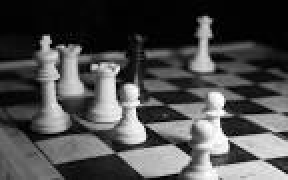
#> input picture imgs/HT.jpg, 144 x 90 px, found by its file name (shown 2 times larger)
$ python HoughTransformP.py
#> lines starting #> are read from the running program, lines starting #| are printed output that depends on the picture; after the words box and inside, x2 and y2 are one past the last pixel; in counts of white or black regions, pixels touching at a corner belong together
import cv2
import numpy as np

img = cv2.imread('D:\Git\Private\ImageProcessingProject\imgs\HT.jpg')
#> img is the input picture: shape (90, 144, 3); min 0, max 255, mean 77
gray = cv2.cvtColor(img,cv2.COLOR_BGR2GRAY)
edges = cv2.Canny(gray,50,150,apertureSize = 3)
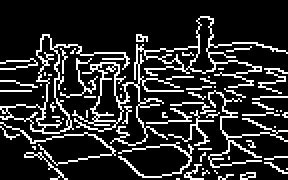
#> edges: shape (90, 144) (shown 2 times larger); 16.9% white in thin lines or dots
minLineLength = 100
maxLineGap = 10
lines = cv2.HoughLines(edges,1,np.pi/180,100,minLineLength,maxLineGap)
#> lines = None
#> (the run stopped early here; a loop or call above may not have finished)

$ run again, with imgs/1.jpg copied over imgs/HT.jpg
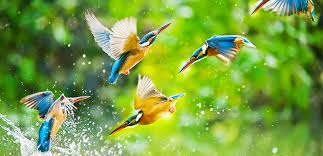
#> input picture imgs/1.jpg, 323 x 156 px, found by its file name
#> img is the input picture: shape (156, 323, 3); mean B, G, R 65.9, 160.8, 121.9
#> `gray = cv2.cvtColor(img,cv2.COLOR_BGR2GRAY)`:
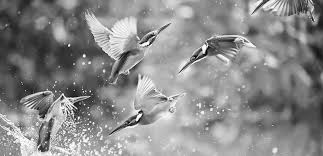
#> gray: shape (156, 323); min 2, max 255, mean 138.4
#> `edges = cv2.Canny(gray,50,150,apertureSize = 3)`:
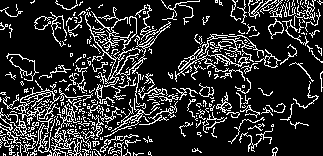
#> edges: shape (156, 323); 17.8% white in thin lines or dots
#> lines = 44 rows, first 8: [129, 1.15], [150, 1.05], [126, 1.19], [128, 1.17], [138, 1.17], [123, 1.19], [130, 1.22], [124, 1.5]

$ run again, with imgs/Tiger.jpg copied over imgs/HT.jpg
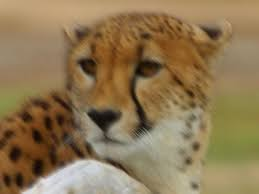
#> input picture imgs/Tiger.jpg, 259 x 194 px, found by its file name
#> img is the input picture: shape (194, 259, 3); mean B, G, R 82.9, 119.2, 142
#> `gray = cv2.cvtColor(img,cv2.COLOR_BGR2GRAY)`:
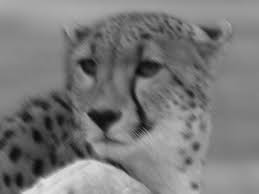
#> gray: shape (194, 259); min 8, max 228, mean 121.9
#> `edges = cv2.Canny(gray,50,150,apertureSize = 3)`:
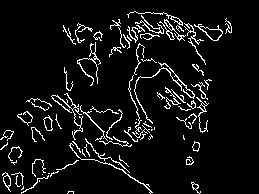
#> edges: shape (194, 259); 6.8% white in thin lines or dots, all inside (x1, y1, x2, y2) = (0, 11, 232, 194)
#> lines = None
